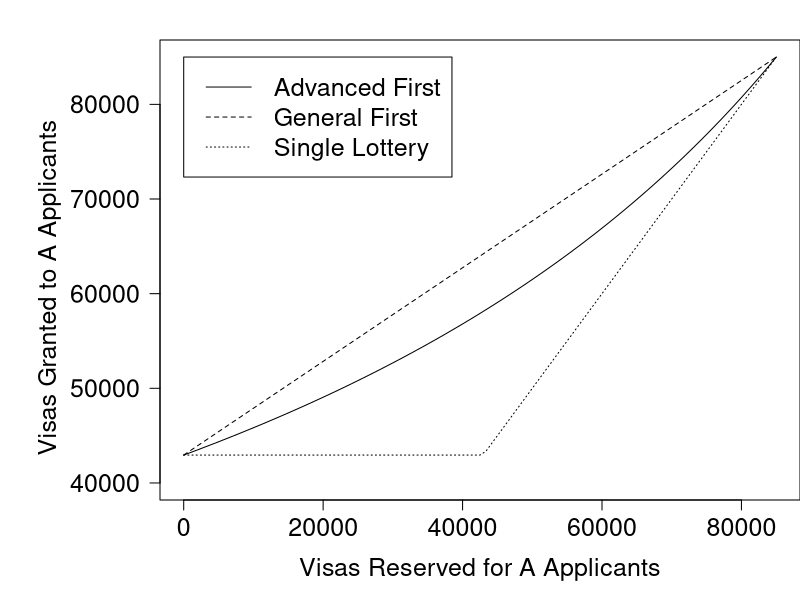

Generate this figure with R:
## ---- chunk 1
V = 85000 #total number of visas
A = 96000 #number of A applicants
B = 94000 #number of B applicants
AV = 20000 #number of visas reserved for A applicants


#One lottery, give reserved visa if possible
single_lottery = Vectorize(function(AV){return(min(max(AV,V*A/(A+B)),A))})

#Process general first
general_first = Vectorize(function(AV){min(A,(V-AV)*A/(A+B) + AV)}) 

#Two lotteries, process A applicants first
advanced_first = Vectorize(function(AV){return(min(A,AV+(A-AV)*(V-AV)/(A+B-AV)))})

par(mar=c(5, 8, 2, 0))
#Each counts number of A applicants to receive a visa
plot(advanced_first,xlim=c(0,V),las=1,xlab='Visas Reserved for A Applicants',ylim=c(40000,85000),ylab='',cex.lab=1.5,cex.axis=1.5)
plot(general_first,xlim=c(0,V),add=TRUE,lty='dashed')
plot(single_lottery,xlim=c(0,V),add=TRUE,lty='dotted')
title(2,ylab='Visas Granted to A Applicants     ',line=5,cex.lab=1.5)


legend(x=0,y=85000,legend=c('Advanced First','General First','Single Lottery'),lty=c('solid','dashed','dotted'),cex=1.5)
